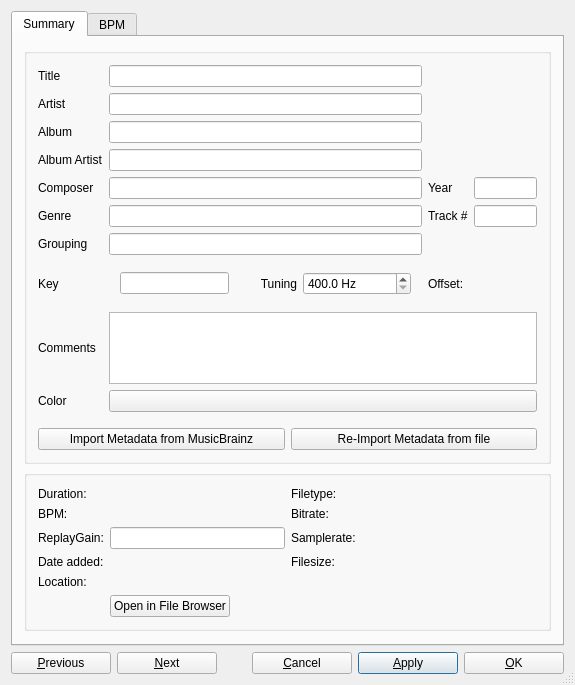
<?xml version="1.0" encoding="UTF-8"?>
<ui version="4.0">
 <class>DlgTrackInfo</class>
 <widget class="QDialog" name="DlgTrackInfo">
  <property name="geometry">
   <rect>
    <x>0</x>
    <y>0</y>
    <width>575</width>
    <height>642</height>
   </rect>
  </property>
  <property name="sizePolicy">
   <sizepolicy hsizetype="Preferred" vsizetype="Preferred">
    <horstretch>0</horstretch>
    <verstretch>0</verstretch>
   </sizepolicy>
  </property>
  <property name="windowTitle">
   <string>Track Editor</string>
  </property>
  <property name="toolTip">
   <string/>
  </property>
  <property name="sizeGripEnabled">
   <bool>true</bool>
  </property>
  <layout class="QVBoxLayout" name="verticalLayout_2">
   <item>
    <widget class="QTabWidget" name="tabWidget">
     <property name="sizePolicy">
      <sizepolicy hsizetype="Preferred" vsizetype="Preferred">
       <horstretch>0</horstretch>
       <verstretch>0</verstretch>
      </sizepolicy>
     </property>
     <property name="minimumSize">
      <size>
       <width>0</width>
       <height>0</height>
      </size>
     </property>
     <property name="currentIndex">
      <number>0</number>
     </property>
     <widget class="QWidget" name="tabSummary">
      <attribute name="title">
       <string>Summary</string>
      </attribute>
      <layout class="QVBoxLayout" name="summary_layout">
       <item>
        <widget class="QGroupBox" name="groupBox">
         <layout class="QGridLayout" name="tags_layout" columnstretch="0,10,0,2">

          <item row="0" column="0">
           <widget class="QLabel" name="lblTitle">
            <property name="sizePolicy">
             <sizepolicy hsizetype="Preferred" vsizetype="Preferred">
              <horstretch>0</horstretch>
              <verstretch>0</verstretch>
             </sizepolicy>
            </property>
            <property name="font">
             <font>
              <italic>false</italic>
             </font>
            </property>
            <property name="text">
             <string>Title</string>
            </property>
            <property name="alignment">
             <set>Qt::AlignLeading|Qt::AlignLeft|Qt::AlignVCenter</set>
            </property>
           </widget>
          </item>
          <item row="0" column="1">
           <widget class="QLineEdit" name="txtTitle">
            <property name="sizePolicy">
             <sizepolicy hsizetype="Expanding" vsizetype="Fixed">
              <horstretch>0</horstretch>
              <verstretch>0</verstretch>
             </sizepolicy>
            </property>
            <property name="minimumSize">
             <size>
              <width>0</width>
              <height>0</height>
             </size>
            </property>
           </widget>
          </item>

          <item row="0" column="2" rowspan="3" colspan="2">
           <widget class="QWidget" name="coverWidget" native="true">
            <property name="sizePolicy">
             <sizepolicy hsizetype="Preferred" vsizetype="Preferred">
              <horstretch>0</horstretch>
              <verstretch>0</verstretch>
             </sizepolicy>
            </property>
            <layout class="QHBoxLayout" name="coverLayout">
             <property name="spacing">
              <number>0</number>
             </property>
             <property name="sizeConstraint">
              <enum>QLayout::SetDefaultConstraint</enum>
             </property>
            </layout>
           </widget>
          </item>

          <item row="1" column="0">
           <widget class="QLabel" name="lblArtist">
            <property name="sizePolicy">
             <sizepolicy hsizetype="Preferred" vsizetype="Preferred">
              <horstretch>0</horstretch>
              <verstretch>0</verstretch>
             </sizepolicy>
            </property>
            <property name="text">
             <string>Artist</string>
            </property>
            <property name="alignment">
             <set>Qt::AlignLeading|Qt::AlignLeft|Qt::AlignVCenter</set>
            </property>
           </widget>
          </item>
          <item row="1" column="1">
           <widget class="QLineEdit" name="txtArtist">
            <property name="sizePolicy">
             <sizepolicy hsizetype="Expanding" vsizetype="Fixed">
              <horstretch>0</horstretch>
              <verstretch>0</verstretch>
             </sizepolicy>
            </property>
            <property name="minimumSize">
             <size>
              <width>0</width>
              <height>0</height>
             </size>
            </property>
           </widget>
          </item>

          <item row="2" column="0">
           <widget class="QLabel" name="lblAlbum">
            <property name="sizePolicy">
             <sizepolicy hsizetype="Preferred" vsizetype="Preferred">
              <horstretch>0</horstretch>
              <verstretch>0</verstretch>
             </sizepolicy>
            </property>
            <property name="text">
             <string>Album</string>
            </property>
            <property name="alignment">
             <set>Qt::AlignLeading|Qt::AlignLeft|Qt::AlignVCenter</set>
            </property>
           </widget>
          </item>
          <item row="2" column="1">
           <widget class="QLineEdit" name="txtAlbum">
            <property name="sizePolicy">
             <sizepolicy hsizetype="Expanding" vsizetype="Fixed">
              <horstretch>0</horstretch>
              <verstretch>0</verstretch>
             </sizepolicy>
            </property>
            <property name="minimumSize">
             <size>
              <width>0</width>
              <height>0</height>
             </size>
            </property>
           </widget>
          </item>

          <item row="3" column="0">
           <widget class="QLabel" name="lblAlbumArtist">
            <property name="sizePolicy">
             <sizepolicy hsizetype="Preferred" vsizetype="Preferred">
              <horstretch>0</horstretch>
              <verstretch>0</verstretch>
             </sizepolicy>
            </property>
            <property name="text">
             <string>Album Artist</string>
            </property>
            <property name="alignment">
             <set>Qt::AlignLeading|Qt::AlignLeft|Qt::AlignVCenter</set>
            </property>
           </widget>
          </item>
          <item row="3" column="1">
           <widget class="QLineEdit" name="txtAlbumArtist">
            <property name="sizePolicy">
             <sizepolicy hsizetype="Expanding" vsizetype="Fixed">
              <horstretch>0</horstretch>
              <verstretch>0</verstretch>
             </sizepolicy>
            </property>
            <property name="minimumSize">
             <size>
              <width>0</width>
              <height>0</height>
             </size>
            </property>
           </widget>
          </item>

          <item row="3" column="2" colspan="2">
           <widget class="QWidget" name="verticalWidgetStars" native="true">
            <property name="sizePolicy">
             <sizepolicy hsizetype="Preferred" vsizetype="Preferred">
              <horstretch>0</horstretch>
              <verstretch>0</verstretch>
             </sizepolicy>
            </property>
            <layout class="QHBoxLayout" name="starsLayout">
             <property name="spacing">
              <number>0</number>
             </property>
             <property name="sizeConstraint">
              <enum>QLayout::SetDefaultConstraint</enum>
             </property>
            </layout>
           </widget>
          </item>

          <item row="4" column="0">
           <widget class="QLabel" name="lblComposer">
            <property name="text">
             <string>Composer</string>
            </property>
            <property name="alignment">
             <set>Qt::AlignLeading|Qt::AlignLeft|Qt::AlignVCenter</set>
            </property>
           </widget>
          </item>
          <item row="4" column="1">
           <widget class="QLineEdit" name="txtComposer">
            <property name="sizePolicy">
             <sizepolicy hsizetype="Expanding" vsizetype="Fixed">
              <horstretch>0</horstretch>
              <verstretch>0</verstretch>
             </sizepolicy>
            </property>
            <property name="minimumSize">
             <size>
              <width>0</width>
              <height>0</height>
             </size>
            </property>
           </widget>
          </item>

          <item row="4" column="2">
           <widget class="QLabel" name="lblYear">
            <property name="text">
             <string>Year</string>
            </property>
            <property name="alignment">
             <set>Qt::AlignLeading|Qt::AlignLeft|Qt::AlignVCenter</set>
            </property>
           </widget>
          </item>
          <item row="4" column="3">
           <widget class="QLineEdit" name="txtYear">
            <property name="sizePolicy">
             <sizepolicy hsizetype="Expanding" vsizetype="Fixed">
              <horstretch>0</horstretch>
              <verstretch>0</verstretch>
             </sizepolicy>
            </property>
           </widget>
          </item>

          <item row="5" column="0">
           <widget class="QLabel" name="lblGenre">
            <property name="text">
             <string>Genre</string>
            </property>
            <property name="alignment">
             <set>Qt::AlignLeading|Qt::AlignLeft|Qt::AlignVCenter</set>
            </property>
           </widget>
          </item>
          <item row="5" column="1">
           <widget class="QLineEdit" name="txtGenre">
            <property name="sizePolicy">
             <sizepolicy hsizetype="Expanding" vsizetype="Fixed">
              <horstretch>0</horstretch>
              <verstretch>0</verstretch>
             </sizepolicy>
            </property>
            <property name="minimumSize">
             <size>
              <width>0</width>
              <height>0</height>
             </size>
            </property>
           </widget>
          </item>

          <item row="5" column="2">
           <widget class="QLabel" name="lblTrackNumber">
            <property name="text">
             <string>Track #</string>
            </property>
            <property name="alignment">
             <set>Qt::AlignLeading|Qt::AlignLeft|Qt::AlignVCenter</set>
            </property>
           </widget>
          </item>
          <item row="5" column="3">
           <widget class="QLineEdit" name="txtTrackNumber">
            <property name="sizePolicy">
             <sizepolicy hsizetype="Expanding" vsizetype="Fixed">
              <horstretch>0</horstretch>
              <verstretch>0</verstretch>
             </sizepolicy>
            </property>
            <property name="minimumSize">
             <size>
              <width>0</width>
              <height>0</height>
             </size>
            </property>
           </widget>
          </item>

          <item row="6" column="0">
           <widget class="QLabel" name="lblGrouping">
            <property name="text">
             <string>Grouping</string>
            </property>
            <property name="alignment">
             <set>Qt::AlignLeading|Qt::AlignLeft|Qt::AlignVCenter</set>
            </property>
           </widget>
          </item>
          <item row="6" column="1">
           <widget class="QLineEdit" name="txtGrouping">
            <property name="sizePolicy">
             <sizepolicy hsizetype="Expanding" vsizetype="Fixed">
              <horstretch>0</horstretch>
              <verstretch>0</verstretch>
             </sizepolicy>
            </property>
            <property name="minimumSize">
             <size>
              <width>0</width>
              <height>0</height>
             </size>
            </property>
           </widget>
          </item>

          <item row="7" column="0">
           <widget class="QLabel" name="lblKey">
            <property name="text">
             <string>Key</string>
            </property>
            <property name="alignment">
             <set>Qt::AlignLeading|Qt::AlignLeft|Qt::AlignVCenter</set>
            </property>
           </widget>
          </item>
          <item row="7" column="1">
           <widget class="QWidget">
            <layout class="QHBoxLayout" name="key_layout">

             <item>
              <widget class="QLineEdit" name="txtKey">
               <property name="sizePolicy">
                <sizepolicy hsizetype="Preferred" vsizetype="Fixed">
                 <horstretch>1</horstretch>
                 <verstretch>0</verstretch>
                </sizepolicy>
               </property>
              </widget>
             </item>
             <item>
              <spacer name="keyTuningSpacerItem">
               <property name="orientation">
                <enum>Qt::Horizontal</enum>
               </property>
               <property name="sizeType">
                <enum>QSizePolicy::Fixed</enum>
               </property>
               <property name="sizeHint" stdset="0">
                <size>
                 <width>25</width>
                 <height>0</height>
                </size>
               </property>
              </spacer>
             </item>
             <item>
              <widget class="QLabel" name="lblTuning">
               <property name="text">
                <string>Tuning</string>
               </property>
               <property name="alignment">
                <set>Qt::AlignRight|Qt::AlignVCenter</set>
               </property>
              </widget>
             </item>

             <item>
              <widget class="QDoubleSpinBox" name="spinTuning">
               <property name="sizePolicy">
                <sizepolicy hsizetype="Preferred" vsizetype="Fixed">
                 <horstretch>1</horstretch>
                 <verstretch>0</verstretch>
                </sizepolicy>
               </property>
               <property name="toolTip">
                <string>A4 tuning frequency in Hz. Standard tuning is 440 Hz.</string>
               </property>
               <property name="suffix">
                <string> Hz</string>
               </property>
               <property name="decimals">
                <number>1</number>
               </property>
               <property name="minimum">
                <double>400.000000000000000</double>
               </property>
               <property name="maximum">
                <double>480.000000000000000</double>
               </property>
               <property name="singleStep">
                <double>0.100000000000000</double>
               </property>
               <property name="value">
                <double>400.000000000000000</double>
               </property>
               <property name="specialValueText">
                <string/>
               </property>
              </widget>
             </item>

            </layout>
           </widget>
          </item>

          <item row="7" column="2">
           <widget class="QLabel" name="lblTuningCents">
            <property name="text">
             <string>Offset:</string>
            </property>
            <property name="alignment">
             <set>Qt::AlignLeading|Qt::AlignLeft|Qt::AlignVCenter</set>
            </property>
           </widget>
          </item>
          <item row="7" column="3">
           <widget class="QLabel" name="txtTuningCents">
            <property name="font">
             <font>
              <weight>75</weight>
              <bold>true</bold>
             </font>
            </property>
            <property name="text">
             <string/>
            </property>
            <property name="toolTip">
             <string>Offset from A440 standard tuning in cents.</string>
            </property>
           </widget>
          </item>


          <item row="8" column="0">
           <widget class="QLabel" name="lblTrackComment">
            <property name="text">
             <string>Comments</string>
            </property>
            <property name="alignment">
             <set>Qt::AlignLeading|Qt::AlignLeft|Qt::AlignVCenter</set>
            </property>
           </widget>
          </item>
          <item row="8" column="1" colspan="3">
           <widget class="QPlainTextEdit" name="txtComment">
            <property name="tabChangesFocus">
             <bool>true</bool>
            </property>
           </widget>
          </item>

          <item row="9" column="0">
           <widget class="QLabel" name="lblTrackColor">
            <property name="text">
             <string>Color</string>
            </property>
            <property name="alignment">
             <set>Qt::AlignLeading|Qt::AlignLeft|Qt::AlignVCenter</set>
            </property>
           </widget>
          </item>
          <item row="9" column="1" colspan="3">
           <widget class="QPushButton" name="btnColorPicker">
            <property name="sizePolicy">
             <sizepolicy hsizetype="MinimumExpanding" vsizetype="MinimumExpanding">
              <horstretch>0</horstretch>
              <verstretch>0</verstretch>
             </sizepolicy>
            </property>
           </widget>
          </item>

          <item row="10" column="0">
           <spacer name="horizontalSpacer_5">
            <property name="orientation">
             <enum>Qt::Horizontal</enum>
            </property>
            <property name="sizeHint" stdset="0">
             <size>
              <width>40</width>
              <height>10</height>
             </size>
            </property>
           </spacer>
          </item>

          <item row="11" column="0" colspan="4">
           <layout class="QHBoxLayout" name="meatdata_buttons_layout">
            <item>
             <widget class="QPushButton" name="btnImportMetadataFromMusicBrainz">
              <property name="text">
               <string>Import Metadata from MusicBrainz</string>
              </property>
             </widget>
            </item>
            <item>
             <widget class="QPushButton" name="btnImportMetadataFromFile">
              <property name="text">
               <string>Re-Import Metadata from file</string>
              </property>
             </widget>
            </item>
           </layout>
          </item>

         </layout>
        </widget>
       </item>

       <item>
        <widget class="QGroupBox" name="properties_groupBox">
         <property name="sizePolicy">
          <sizepolicy hsizetype="Preferred" vsizetype="Minimum">
           <horstretch>0</horstretch>
           <verstretch>0</verstretch>
          </sizepolicy>
         </property>
         <layout class="QGridLayout" name="properties_layout" rowstretch="0,0,0,0,0,0" columnstretch="0,1,0,1">

          <item row="0" column="0">
           <widget class="QLabel" name="lblDuration">
            <property name="text">
             <string>Duration:</string>
            </property>
           </widget>
          </item>
          <item row="0" column="1">
           <widget class="QLabel" name="txtDuration">
            <property name="font">
             <font>
              <weight>75</weight>
              <bold>true</bold>
             </font>
            </property>
            <property name="text">
             <string/>
            </property>
            <property name="textInteractionFlags">
             <set>Qt::LinksAccessibleByMouse|Qt::TextSelectableByKeyboard|Qt::TextSelectableByMouse</set>
            </property>
           </widget>
          </item>

          <item row="0" column="2">
           <widget class="QLabel" name="lblType">
            <property name="text">
             <string>Filetype:</string>
            </property>
           </widget>
          </item>
          <item row="0" column="3">
           <widget class="QLabel" name="txtType">
            <property name="font">
             <font>
              <weight>75</weight>
              <bold>true</bold>
             </font>
            </property>
            <property name="text">
             <string/>
            </property>
            <property name="textInteractionFlags">
             <set>Qt::LinksAccessibleByMouse|Qt::TextSelectableByKeyboard|Qt::TextSelectableByMouse</set>
            </property>
           </widget>
          </item>

          <item row="1" column="0">
           <widget class="QLabel" name="lblBpm">
            <property name="text">
             <string>BPM:</string>
            </property>
           </widget>
          </item>
          <item row="1" column="1">
           <widget class="QLabel" name="txtBpm">
            <property name="font">
             <font>
              <weight>75</weight>
              <bold>true</bold>
             </font>
            </property>
            <property name="text">
             <string/>
            </property>
            <property name="textInteractionFlags">
             <set>Qt::LinksAccessibleByMouse|Qt::TextSelectableByKeyboard|Qt::TextSelectableByMouse</set>
            </property>
           </widget>
          </item>

          <item row="1" column="2">
           <widget class="QLabel" name="lblBitrate">
            <property name="text">
             <string>Bitrate:</string>
            </property>
           </widget>
          </item>
          <item row="1" column="3">
           <widget class="QLabel" name="txtBitrate">
            <property name="font">
             <font>
              <weight>75</weight>
              <bold>true</bold>
             </font>
            </property>
            <property name="text">
             <string/>
            </property>
            <property name="textInteractionFlags">
             <set>Qt::LinksAccessibleByMouse|Qt::TextSelectableByKeyboard|Qt::TextSelectableByMouse</set>
            </property>
           </widget>
          </item>

          <item row="2" column="0">
           <widget class="QLabel" name="lblReplayGain">
            <property name="text">
             <string>ReplayGain:</string>
            </property>
           </widget>
          </item>
          <item row="2" column="1">
           <widget class="QLineEdit" name="txtReplayGain">
            <property name="toolTip">
             <string>ReplayGain value in dB (e.g. -6.0)</string>
            </property>
           </widget>
          </item>

          <item row="2" column="2">
           <widget class="QLabel" name="lblSamplerate">
            <property name="text">
             <string>Samplerate:</string>
            </property>
           </widget>
          </item>
          <item row="2" column="3">
           <widget class="QLabel" name="txtSamplerate">
            <property name="font">
             <font>
              <weight>75</weight>
              <bold>true</bold>
             </font>
            </property>
            <property name="text">
             <string/>
            </property>
           </widget>
          </item>

          <item row="3" column="0">
           <widget class="QLabel" name="lblDateAdded">
            <property name="text">
             <string>Date added:</string>
            </property>
           </widget>
          </item>
          <item row="3" column="1">
           <widget class="QLabel" name="txtDateAdded">
            <property name="font">
             <font>
              <weight>75</weight>
              <bold>true</bold>
             </font>
            </property>
            <property name="text">
             <string/>
            </property>
            <property name="textInteractionFlags">
             <set>Qt::LinksAccessibleByMouse|Qt::TextSelectableByKeyboard|Qt::TextSelectableByMouse</set>
            </property>
           </widget>
          </item>

          <item row="3" column="2">
           <widget class="QLabel" name="lblFileSize">
            <property name="text">
             <string>Filesize:</string>
            </property>
           </widget>
          </item>
          <item row="3" column="3">
           <widget class="QLabel" name="txtFileSize">
            <property name="font">
             <font>
              <weight>75</weight>
              <bold>true</bold>
             </font>
            </property>
            <property name="text">
             <string/>
            </property>
            <property name="textInteractionFlags">
             <set>Qt::LinksAccessibleByMouse|Qt::TextSelectableByKeyboard|Qt::TextSelectableByMouse</set>
            </property>
           </widget>
          </item>

          <item row="4" column="0">
           <widget class="QLabel" name="lblLocation">
            <property name="text">
             <string>Location:</string>
            </property>
            <property name="alignment">
             <set>Qt::AlignLeading|Qt::AlignLeft|Qt::AlignTop</set>
            </property>
           </widget>
          </item>
          <item row="4" column="1" colspan="3">
           <widget class="QLabel" name="txtLocation">
            <property name="text">
             <string/>
            </property>
            <property name="wordWrap">
             <bool>true</bool>
            </property>
            <property name="textInteractionFlags">
             <set>Qt::LinksAccessibleByMouse|Qt::TextSelectableByKeyboard|Qt::TextSelectableByMouse</set>
            </property>
           </widget>
          </item>

          <item row="5" column="1" colspan="3">
           <layout class="QHBoxLayout" name="openFileBrowser_layout">
            <item>
             <widget class="QPushButton" name="btnOpenFileBrowser">
              <property name="text">
               <string>Open in File Browser</string>
              </property>
             </widget>
            </item>
            <item>
             <spacer name="horizontalSpacer_6">
              <property name="orientation">
               <enum>Qt::Horizontal</enum>
              </property>
              <property name="sizeHint" stdset="0">
               <size>
                <width>40</width>
                <height>10</height>
               </size>
              </property>
             </spacer>
            </item>
           </layout>
          </item>

         </layout>
        </widget>
       </item>
       <item>
        <spacer name="verticalSpacer_2">
         <property name="orientation">
          <enum>Qt::Vertical</enum>
         </property>
         <property name="sizeType">
          <enum>QSizePolicy::MinimumExpanding</enum>
         </property>
         <property name="sizeHint" stdset="0">
          <size>
           <width>20</width>
           <height>2</height>
          </size>
         </property>
        </spacer>
       </item>
      </layout>
     </widget>

     <widget class="QWidget" name="tabBPM">
      <attribute name="title">
       <string>BPM</string>
      </attribute>
      <layout class="QVBoxLayout" name="verticalLayout_4">
       <item>
        <widget class="QPushButton" name="bpmLock">
         <property name="toolTip">
          <string>Lock or unlock the BPM and beatgrid for this track.</string>
         </property>
        </widget>
       </item>
       <item>
        <layout class="QHBoxLayout" name="horizontalLayout_4">
         <item>
          <layout class="QGridLayout" name="gridLayout">
           <item row="0" column="0">
            <widget class="QLabel" name="labelBpm">
             <property name="text">
              <string>Track BPM: </string>
             </property>
            </widget>
           </item>
           <item row="0" column="1">
            <widget class="QDoubleSpinBox" name="spinBpm">
             <property name="toolTip">
              <string>Displays the BPM of the selected track.</string>
             </property>
             <property name="decimals">
              <number>8</number>
             </property>
             <property name="maximum">
              <double>500.000000000000000</double>
             </property>
             <property name="singleStep">
              <double>1.000000000000000</double>
             </property>
            </widget>
           </item>
           <item row="1" column="1" colspan="2">
            <widget class="QCheckBox" name="bpmConst">
             <property name="toolTip">
              <string>Converts beats detected by the analyzer into a fixed-tempo beatgrid.
Use this setting if your tracks have a constant tempo (e.g. most electronic music).
Often results in higher quality beatgrids, but will not do well on tracks that have tempo shifts.</string>
             </property>
             <property name="text">
              <string>Assume constant tempo</string>
             </property>
            </widget>
           </item>
           <item row="2" column="0" colspan="3">
            <widget class="QLabel" name="labelScaleBpm">
             <property name="text">
              <string>Scale BPM:</string>
             </property>
             <property name="alignment">
              <set>Qt::AlignLeading|Qt::AlignLeft|Qt::AlignVCenter</set>
             </property>
            </widget>
           </item>
           <item row="3" column="0">
            <widget class="QPushButton" name="bpmHalve">
             <property name="toolTip">
              <string>Sets the BPM to 50% of the current value.</string>
             </property>
             <property name="text">
              <string>Halve BPM</string>
             </property>
            </widget>
           </item>
           <item row="3" column="1">
            <widget class="QPushButton" name="bpmDouble">
             <property name="toolTip">
              <string>Sets the BPM to 200% of the current value.</string>
             </property>
             <property name="text">
              <string>Double BPM</string>
             </property>
            </widget>
           </item>
           <item row="4" column="0">
            <widget class="QPushButton" name="bpmTwoThirds">
             <property name="toolTip">
              <string>Sets the BPM to 66% of the current value.</string>
             </property>
             <property name="text">
              <string>2/3 BPM</string>
             </property>
            </widget>
           </item>
           <item row="4" column="1">
            <widget class="QPushButton" name="bpmThreeHalves">
             <property name="toolTip">
              <string>Sets the BPM to 150% of the current value.</string>
             </property>
             <property name="text">
              <string>3/2 BPM</string>
             </property>
            </widget>
           </item>
           <item row="5" column="0">
            <widget class="QPushButton" name="bpmThreeFourths">
             <property name="toolTip">
              <string>Sets the BPM to 75% of the current value.</string>
             </property>
             <property name="text">
              <string>3/4 BPM</string>
             </property>
            </widget>
           </item>
           <item row="5" column="1">
            <widget class="QPushButton" name="bpmFourThirds">
             <property name="toolTip">
              <string>Sets the BPM to 133% of the current value.</string>
             </property>
             <property name="text">
              <string>4/3 BPM</string>
             </property>
            </widget>
           </item>
           <item row="6" column="0">
            <widget class="QPushButton" name="bpmFourFifths">
             <property name="toolTip">
              <string>Sets the BPM to 80% of the current value.</string>
             </property>
             <property name="text">
              <string>4/5 BPM</string>
             </property>
            </widget>
           </item>
           <item row="6" column="1">
            <widget class="QPushButton" name="bpmFiveFourths">
             <property name="toolTip">
              <string>Sets the BPM to 125% of the current value.</string>
             </property>
             <property name="text">
              <string>5/4 BPM</string>
             </property>
            </widget>
           </item>
           <item row="3" column="2" rowspan="4">
            <widget class="QPushButton" name="bpmTap">
             <property name="sizePolicy">
              <sizepolicy hsizetype="Preferred" vsizetype="Preferred">
               <horstretch>0</horstretch>
               <verstretch>0</verstretch>
              </sizepolicy>
             </property>
             <property name="toolTip">
              <string>Tap with the beat to set the BPM to the speed you are tapping.</string>
             </property>
             <property name="text">
              <string>Tap to Beat</string>
             </property>
            </widget>
           </item>
          </layout>
         </item>
        </layout>
       </item>
       <item>
        <widget class="Line" name="line">
         <property name="orientation">
          <enum>Qt::Horizontal</enum>
         </property>
        </widget>
       </item>
       <item>
        <widget class="QPushButton" name="bpmClear">
         <property name="text">
          <string>Clear BPM and Beatgrid</string>
         </property>
        </widget>
       </item>
       <item>
        <widget class="QLabel" name="label">
         <property name="text">
          <string>Hint: Use the Library Analyze view to run BPM detection.</string>
         </property>
        </widget>
       </item>
       <item>
        <spacer name="verticalSpacer">
         <property name="orientation">
          <enum>Qt::Vertical</enum>
         </property>
         <property name="sizeHint" stdset="0">
          <size>
           <width>0</width>
           <height>200</height>
          </size>
         </property>
        </spacer>
       </item>
      </layout>
     </widget>
    </widget>
   </item>
   <item>
    <layout class="QHBoxLayout" name="buttonLayout">
     <item>
      <widget class="QPushButton" name="btnPrev">
       <property name="minimumSize">
        <size>
         <width>100</width>
         <height>0</height>
        </size>
       </property>
       <property name="maximumSize">
        <size>
         <width>95</width>
         <height>16777215</height>
        </size>
       </property>
       <property name="toolTip">
        <string extracomment="&quot;Previous&quot; button">Move to the previous item.</string>
       </property>
       <property name="text">
        <string>&amp;Previous</string>
       </property>
      </widget>
     </item>
     <item>
      <widget class="QPushButton" name="btnNext">
       <property name="minimumSize">
        <size>
         <width>100</width>
         <height>0</height>
        </size>
       </property>
       <property name="toolTip">
        <string extracomment="&quot;Next&quot; button">Move to the next item.</string>
       </property>
       <property name="text">
        <string>&amp;Next</string>
       </property>
      </widget>
     </item>
     <item>
      <spacer name="horizontalSpacer">
       <property name="orientation">
        <enum>Qt::Horizontal</enum>
       </property>
       <property name="sizeHint" stdset="0">
        <size>
         <width>40</width>
         <height>20</height>
        </size>
       </property>
      </spacer>
     </item>
     <item>
      <widget class="QPushButton" name="btnCancel">
       <property name="minimumSize">
        <size>
         <width>100</width>
         <height>0</height>
        </size>
       </property>
       <property name="toolTip">
        <string extracomment="&quot;Cancel&quot; button">Discard changes and close the window.</string>
       </property>
       <property name="text">
        <string>&amp;Cancel</string>
       </property>
       <property name="default">
        <bool>false</bool>
       </property>
      </widget>
     </item>
     <item>
      <widget class="QPushButton" name="btnApply">
       <property name="minimumSize">
        <size>
         <width>100</width>
         <height>0</height>
        </size>
       </property>
       <property name="toolTip">
        <string extracomment="&quot;Apply&quot; button">Save changes and keep the window open.</string>
       </property>
       <property name="text">
        <string>&amp;Apply</string>
       </property>
       <property name="default">
        <bool>true</bool>
       </property>
      </widget>
     </item>
     <item>
      <widget class="QPushButton" name="btnOK">
       <property name="minimumSize">
        <size>
         <width>100</width>
         <height>0</height>
        </size>
       </property>
       <property name="toolTip">
        <string extracomment="&quot;OK&quot; button">Save changes and close the window.</string>
       </property>
       <property name="text">
        <string>&amp;OK</string>
       </property>
       <property name="default">
        <bool>false</bool>
       </property>
      </widget>
     </item>
    </layout>
   </item>
  </layout>
 </widget>
 <layoutdefault spacing="6" margin="11"/>
 <tabstops>
  <tabstop>tabWidget</tabstop>
  <tabstop>txtTitle</tabstop>
  <tabstop>txtArtist</tabstop>
  <tabstop>txtAlbum</tabstop>
  <tabstop>txtAlbumArtist</tabstop>
  <tabstop>txtComposer</tabstop>
  <tabstop>txtYear</tabstop>
  <tabstop>txtGenre</tabstop>
  <tabstop>txtTrackNumber</tabstop>
  <tabstop>txtGrouping</tabstop>
  <tabstop>txtKey</tabstop>
  <tabstop>spinTuning</tabstop>
  <tabstop>txtComment</tabstop>
  <tabstop>txtReplayGain</tabstop>
  <tabstop>btnColorPicker</tabstop>
  <tabstop>btnImportMetadataFromMusicBrainz</tabstop>
  <tabstop>btnImportMetadataFromFile</tabstop>
  <tabstop>btnOpenFileBrowser</tabstop>
  <tabstop>spinBpm</tabstop>
  <tabstop>bpmConst</tabstop>
  <tabstop>bpmTap</tabstop>
  <tabstop>bpmHalve</tabstop>
  <tabstop>bpmDouble</tabstop>
  <tabstop>bpmTwoThirds</tabstop>
  <tabstop>bpmThreeHalves</tabstop>
  <tabstop>bpmThreeFourths</tabstop>
  <tabstop>bpmFourThirds</tabstop>
  <tabstop>bpmFourFifths</tabstop>
  <tabstop>bpmFiveFourths</tabstop>
  <tabstop>bpmClear</tabstop>
  <tabstop>btnPrev</tabstop>
  <tabstop>btnNext</tabstop>
  <tabstop>btnCancel</tabstop>
  <tabstop>btnApply</tabstop>
  <tabstop>btnOK</tabstop>
 </tabstops>
 <resources/>
 <connections/>
</ui>
